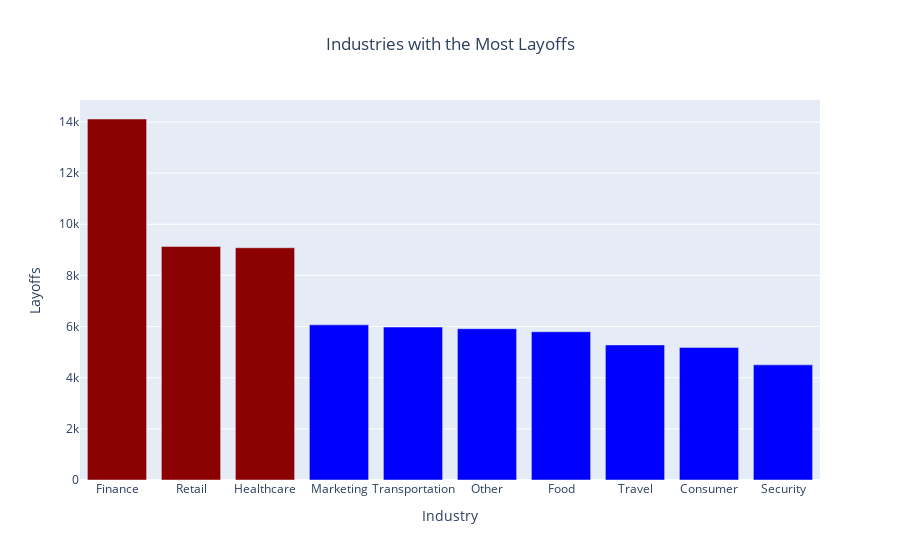

The notebook cell this image was saved under:
### Code cell
# Grouping by industry and summing the layoffs
industry_layoffs = (clean_df
    .groupby('Industry')['Layoffs']
    .sum()
    .sort_values(ascending = False)
    .head(10)
)

# Bar chart for top industries with the most layoffs
fig_industries = px.bar(
    industry_layoffs,
    title = 'Industries with the Most Layoffs',
    color = industry_layoffs.index.isin(industry_layoffs.head(3).index),
    color_discrete_map = {False: 'blue', True: 'darkred'}
)

# Update layout to remove legend, set y-axis label, and center title
fig_industries.update_layout(
    showlegend = False,
    yaxis_title = 'Layoffs',
    title_x = 0.5
)

fig_industries.show()

### Figure 1 — Plotly figure (JSON) as saved in the notebook; plotly's stock layout.template omitted (floating-point values rounded to 4 significant figures)
{"data": [{"alignmentgroup": "True", "hovertemplate": "color=True<br>Industry=%{x}<br>value=%{y}<extra></extra>", "legendgroup": "True", "marker": {"color": "darkred", "pattern": {"shape": ""}}, "name": "True", "offsetgroup": "True", "orientation": "v", "showlegend": true, "textposition": "auto", "type": "bar", "x": ["Finance", "Retail", "Healthcare"], "xaxis": "x", "y": [14116, 9132, 9082], "yaxis": "y"}, {"alignmentgroup": "True", "hovertemplate": "color=False<br>Industry=%{x}<br>value=%{y}<extra></extra>", "legendgroup": "False", "marker": {"color": "blue", "pattern": {"shape": ""}}, "name": "False", "offsetgroup": "False", "orientation": "v", "showlegend": true, "textposition": "auto", "type": "bar", "x": ["Marketing", "Transportation", "Other", "Food", "Travel", "Consumer", "Security"], "xaxis": "x", "y": [6068, 5979, 5916, 5798, 5282, 5185, 4502], "yaxis": "y"}], "layout": {"barmode": "relative", "legend": {"title": {"text": "color"}, "tracegroupgap": 0}, "showlegend": false, "title": {"text": "Industries with the Most Layoffs", "x": 0.5}, "xaxis": {"anchor": "y", "domain": [0, 1], "title": {"text": "Industry"}}, "yaxis": {"anchor": "x", "domain": [0, 1], "title": {"text": "Layoffs"}}}}
